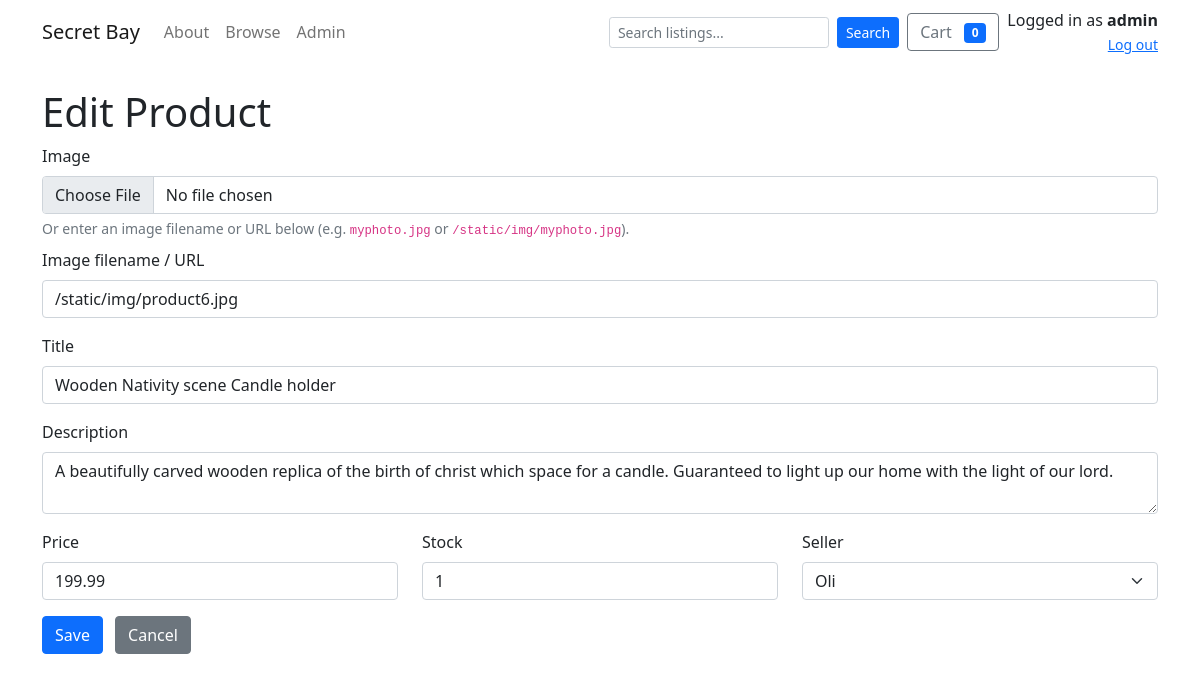
Page /admin/products/6/edit (signed in) on the earlier database version.
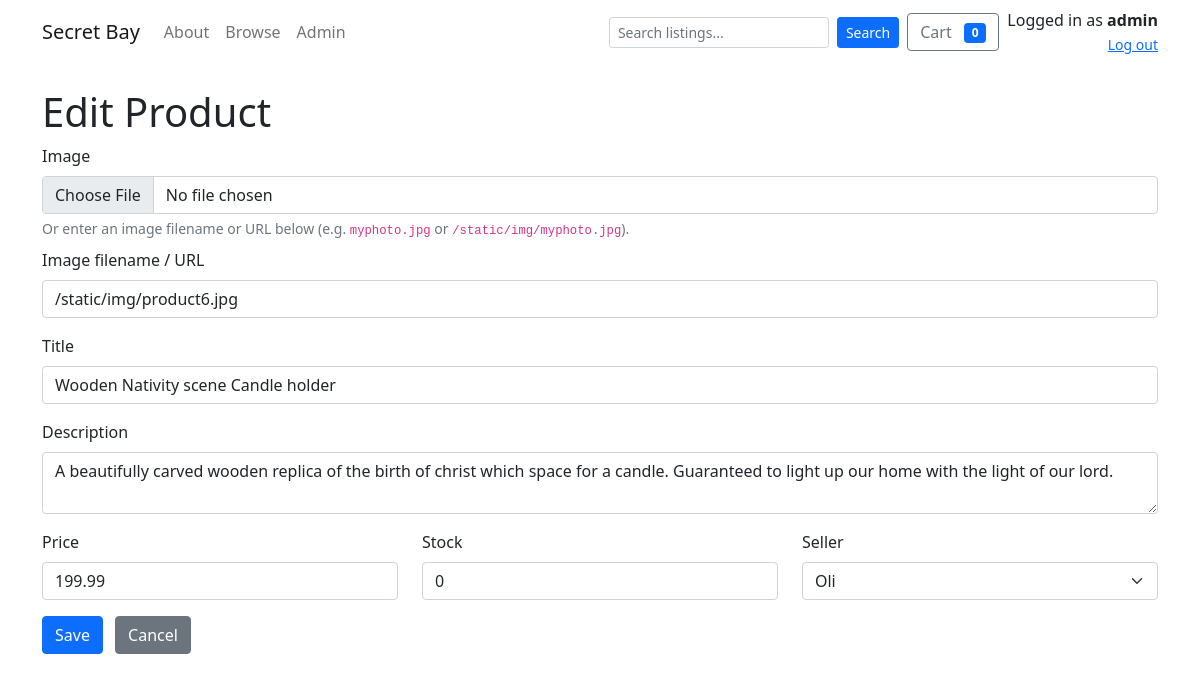
Same page on the later database version.
### tables this page shows
CREATE TABLE products (
    id INTEGER PRIMARY KEY AUTOINCREMENT,
    seller_id INTEGER,
    title TEXT NOT NULL,
    description TEXT,
    price REAL NOT NULL CHECK(price >= 0),
    stock INTEGER DEFAULT 0,
    created_at TEXT NOT NULL DEFAULT (datetime('now')), image_url TEXT,
    FOREIGN KEY(seller_id) REFERENCES users(id) ON DELETE SET NULL
);

CREATE TABLE users (
    id INTEGER PRIMARY KEY AUTOINCREMENT,
    username TEXT NOT NULL UNIQUE,
    email TEXT NOT NULL UNIQUE,
    password_hash TEXT NOT NULL,
    is_admin INTEGER NOT NULL DEFAULT 0,
    is_seller INTEGER NOT NULL DEFAULT 0,
    business_name TEXT,
    seller_description TEXT,
    rating REAL DEFAULT 0,
    total_sales INTEGER DEFAULT 0,
    created_at TEXT NOT NULL DEFAULT (datetime('now'))
, logo_url TEXT);

### app.py (the view, shortened to what this page needs)
@app.route('/admin/products/<int:product_id>/edit', methods=['GET', 'POST'])
@admin_required
def admin_product_edit(product_id):
    conn = get_db_connection()
    cur = conn.cursor()
    cur.execute("SELECT * FROM products WHERE id = ?", (product_id,))
    product = cur.fetchone()
    if not product:
        conn.close()
        flash("Product not found.")
        return redirect(url_for('admin_products'))
    cur.execute("SELECT id, username FROM users ORDER BY username")
    sellers = cur.fetchall()
    conn.close()
    return render_template('admin/product_form.html', product=product, sellers=sellers)

### app.py (called while the page is built)
def get_db_connection(path=DB_PATH):
    conn = sqlite3.connect(path)
    conn.row_factory = sqlite3.Row
    conn.execute("PRAGMA foreign_keys = ON;")
    return conn

@app.context_processor
def inject_user_permissions():
    uid = session.get('user_id')
    is_admin_flag = False
    if uid:
        conn = get_db_connection()
        cur = conn.cursor()
        cur.execute("SELECT username, is_admin FROM users WHERE id = ?", (uid,))
        u = cur.fetchone()
        conn.close()
        if u:
            allowed_admin_username = 'Bean'
            if (u['username'] and u['username'].strip().lower() == allowed_admin_username.strip().lower()) or u['is_admin']:
                is_admin_flag = True
    return {'current_user_is_admin': is_admin_flag}

### templates/admin/product_form.html (shortened to what this page needs)
<!doctype html>
<html lang="en">
<head>
  <link href="https://cdn.jsdelivr.net/npm/bootstrap@5.1.3/dist/css/bootstrap.min.css" rel="stylesheet">
</head>
<body>
  {% include 'navbar.html' %}
  <div class="container my-4">
    <h1>{% if product %}Edit{% else %}New{% endif %} Product</h1>
    <form method="post">
      <div class="mb-3">
        <label class="form-label">Image</label>
        <input type="file" name="image" class="form-control">
        <div class="form-text">Or enter an image filename or URL below (e.g. <code>myphoto.jpg</code> or <code>/static/img/myphoto.jpg</code>).</div>
        <div class="mt-2">
          <label class="form-label">Image filename / URL</label>
          <input name="image_url" class="form-control" value="{{ product['image_url'] if product else '' }}" placeholder="myphoto.jpg or /static/img/myphoto.jpg">
        </div>
      </div>
      <div class="mb-3">
        <label class="form-label">Title</label>
        <input name="title" class="form-control" value="{{ product['title'] if product else '' }}">
      </div>
      <div class="mb-3">
        <label class="form-label">Description</label>
        <textarea name="description" class="form-control">{{ product['description'] if product else '' }}</textarea>
      </div>
      <div class="row">
        <div class="col-md-4 mb-3">
          <label class="form-label">Price</label>
          <input name="price" class="form-control" value="{{ product['price'] if product else '' }}">
        </div>
        <div class="col-md-4 mb-3">
          <label class="form-label">Stock</label>
          <input name="stock" class="form-control" value="{{ product['stock'] if product else '' }}">
        </div>
        <div class="col-md-4 mb-3">
          <label class="form-label">Seller</label>
          <select name="seller_id" class="form-select">
            {% for s in sellers %}
              <option value="{{ s['id'] }}" {% if product and product['seller_id'] == s['id'] %}selected{% endif %}>{{ s['username'] }}</option>
            {% endfor %}
          </select>
        </div>
      </div>
      <button class="btn btn-primary">Save</button>
      <a href="{{ url_for('admin_products') }}" class="btn btn-secondary ms-2">Cancel</a>
    </form>
  </div>
</body>
</html>

Differences in the rows shown:
changed products "/static/img/product6.jpg": stock "1" → "0"
